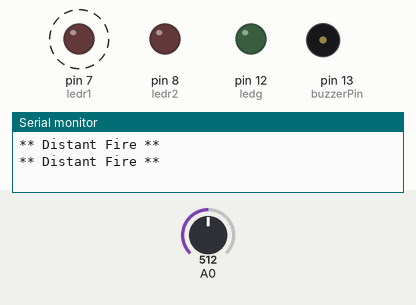
The sketch below on a simulated Arduino Uno, built with avr-gcc and run on an emulated ATmega328P. Shown: output pins drawn as LEDs (lit = HIGH), buzzer (waves = sounding, pin HIGH), the last lines printed to the serial monitor. Dashed ring = blinking. The inputs (shaded band) are chosen by the test bench; at power-on: A0 = 512.

Above: at 2.9 s.
3.0 s: A0 set to 675
8.3 s: A0 set to 694
At 8.8 s:
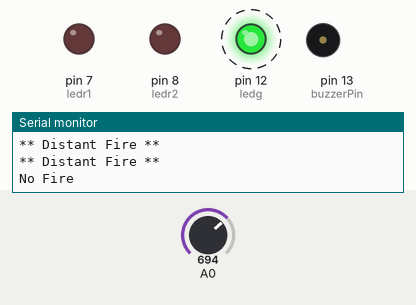
12.9 s: A0 set to 306
At 14.9 s:
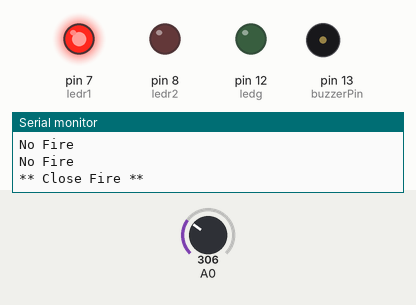
19.1 s: A0 set to 511
At 19.5 s:
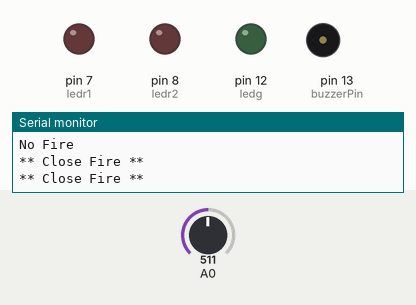
22.6 s: A0 set to 716
At 24.2 s:
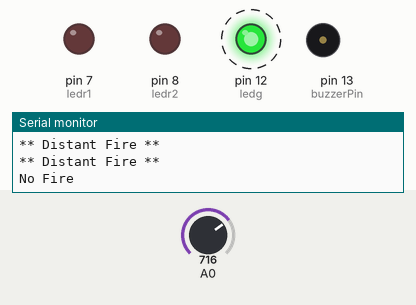
Timing chart, 0 to 27.3 s (numbered marks = the images above; inputs shaded):
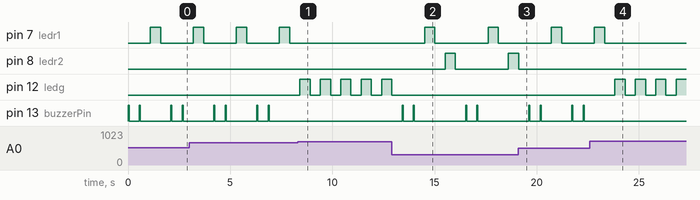

Measured:
- the behaviour switches between 682 and 683 on A0 (found by bisection; images 0 and 1)
- after the input at 8.3 s, pin 7 (ledr1), pin 13 (buzzerPin): stops changing and stays LOW; pin 12 (ledg): alternates HIGH for 0.50 s and LOW for 0.50 s, starting after 0.11 s
- after the input at 12.9 s, pin 7 (ledr1): alternates HIGH for 0.50 s and LOW for 2.6 s, starting after 1.6 s; pin 8 (ledr2): LOW → HIGH after 2.6 s, → LOW 0.50 s later, → HIGH 2.6 s later; pin 12 (ledg): goes on until 12.9 s, then stays LOW
- after the input at 19.1 s, pin 8 (ledr2): goes on until 19.1 s, then stays LOW
- after the input at 22.6 s, pin 7 (ledr1): goes on until 23.3 s, then stays LOW; pin 12 (ledg): alternates HIGH for 0.50 s and LOW for 0.50 s, starting after 1.2 s; pin 13 (buzzerPin): stops changing and stays LOW
- by itself, pin 7 (ledr1): alternates HIGH for 0.50 s and LOW for 1.6 s

The sketch:

flame.ino
```cpp
int ledg =12;
int ledr2 = 8;
int ledr1 = 7;
int buzzerPin = 13; //Define buzzerPin
/* Flame Sensor analog example.
Code by Reichenstein7 (thejamerson.com)

Flame Sensor Ordered from DX ( http://www.dx.com/p/arduino-flame-sensor-for-temperature-
detection-blue-dc-3-3-5v-118075?tc=USD&gclid=CPX6sYCRrMACFZJr7AodewsA-Q#.U_n5jWOrjfU )

To test view the output, point a serial monitor such as Putty at your arduino.
*/

// lowest and highest sensor readings:
const int sensorMin = 0;     // sensor minimum
const int sensorMax = 1024;  // sensor maximum

void setup() {
  // initialize serial communication @ 9600 baud:


Serial.begin(9600);
pinMode(buzzerPin, OUTPUT);
pinMode(ledg, OUTPUT);
  pinMode(ledr1, OUTPUT);
  pinMode(ledr2, OUTPUT);

}
void loop() {
  // read the sensor on analog A0:
	int sensorReading = analogRead(A0);
  // map the sensor range (four options):
  // ex: 'long int map(long int, long int, long int, long int, long int)'
	int range = map(sensorReading, sensorMin, sensorMax, 0, 3);

  // range value:
  switch (range) {
  case 0:    // A fire closer than 1.5 feet away.
    Serial.println("** Close Fire **");
    beep(50); //Beep
    beep(50); //Beep
    digitalWrite(ledr1, HIGH);   // turn the LED on (HIGH is the voltage level)
  delay(500);               // wait for a second
  digitalWrite(ledr1, LOW);    // turn the LED off by making the voltage LOW
  delay(500);               // wait for a second
digitalWrite(ledr2, HIGH);   // turn the LED on (HIGH is the voltage level)
  delay(500);               // wait for a second
  digitalWrite(ledr2, LOW);    // turn the LED off by making the voltage LOW
  delay(500);               // wait for a second

    break;
  case 1:    // A fire between 1-3 feet away.
    Serial.println("** Distant Fire **");
    beep(50); //Beep
    beep(50); //Beep
    digitalWrite(ledr1, HIGH);   // turn the LED on (HIGH is the voltage level)
  delay(500);               // wait for a second
  digitalWrite(ledr1, LOW);    // turn the LED off by making the voltage LOW
  delay(500);              // wait for a second

    break;
  case 2:    // No fire detected.
    Serial.println("No Fire");
    digitalWrite(ledg, HIGH);   // turn the LED on (HIGH is the voltage level)
  delay(500);               // wait for a second
  digitalWrite(ledg, LOW);    // turn the LED off by making the voltage LOW
  delay(500);               // wait for a second

    break;
  }
  delay(1);  // delay between reads
}
void beep(unsigned char delayms) { //creating function
  digitalWrite(buzzerPin,HIGH); //Setting pin to high
  delay(delayms); //Delaying
  digitalWrite(buzzerPin ,LOW); //Setting pin to LOW
  delay(500); //Delaying
  }
```
